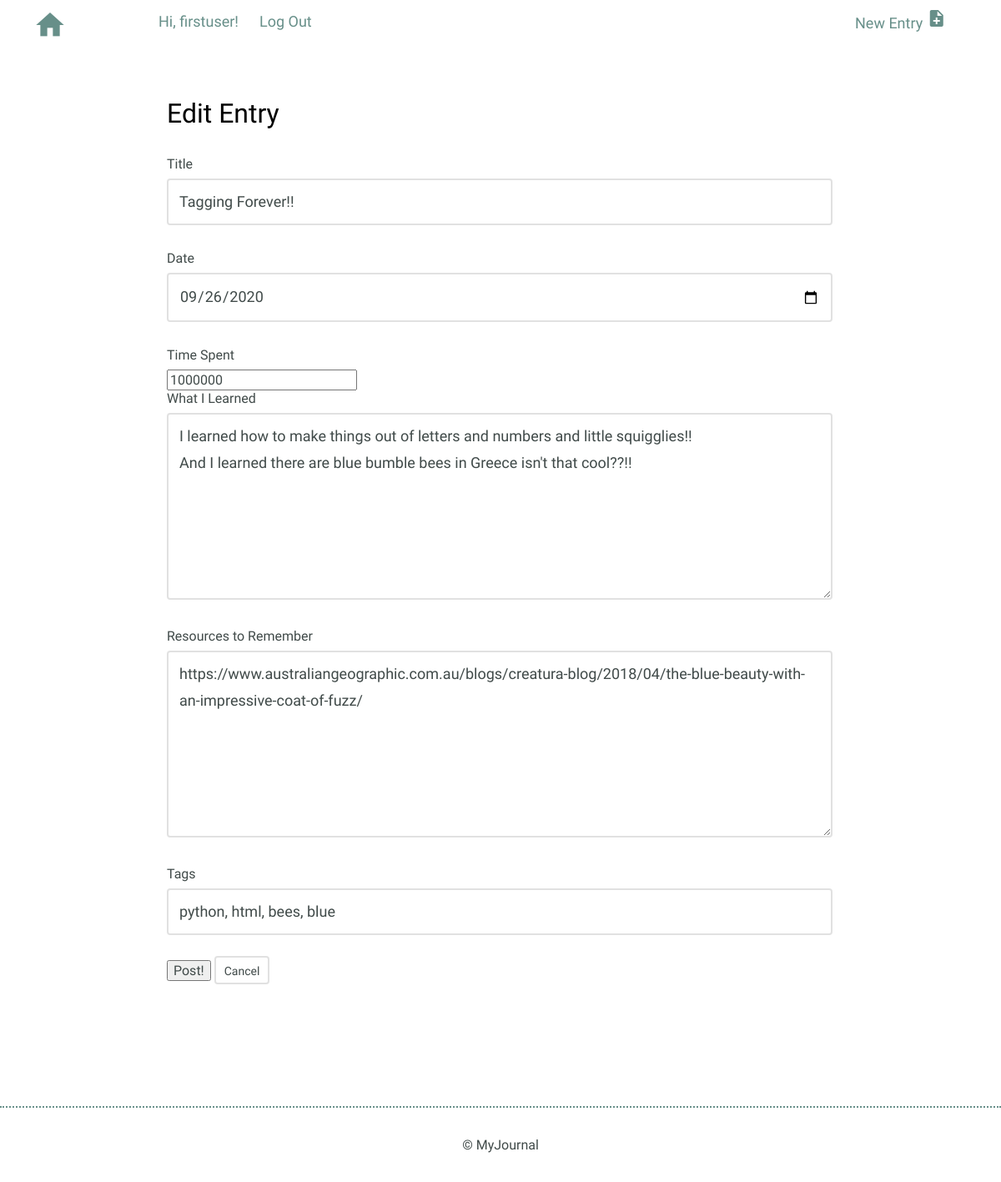
/entries/7/edit (signed in), run on the app's committed database.
### models.py (models this page shows, shortened)
class BaseModel(Model):
    class Meta:
        database = DATABASE

class User(UserMixin, BaseModel):
    username = CharField(unique=True)
    password = CharField(max_length=100)

class Entry(BaseModel):
    title = CharField(max_length=100)
    date = DateTimeField(default=datetime.datetime.now)
    time_spent = IntegerField(default=0)
    learned = TextField(null=False)
    remember = TextField(default=" ")

### app.py (the view, shortened to what this page needs)
@app.route("/entries/<id>/edit", methods=('GET', 'POST'))
@login_required
def edit(id):
    entry = models.Entry.select().where(models.Entry.id == id).get()
    tags_list = []
    for tag in get_tags(id):
        tags_list.append(tag.tag)
    tags = ", ".join(tags_list)
    form = forms.Post()
    return render_template("edit.html", form=form, id=id,
                            models=models, tags=tags)

### forms.py
class Post(Form):
    title = StringField(u"Title (Max. 100 characters)", validators=[
        DataRequired(),
        Length(max=100)
    ])
    date = DateField(default=datetime.date.today())
    time_spent = IntegerField(u"Time Spent (round to nearest hour)",
        validators=[
                    DataRequired(),
                ])
    learned = TextAreaField(u"What did you learn?", validators=[
                DataRequired(),
            ])
    remember = TextAreaField(u"Links and other things to remember")
    tags = StringField(u"Add tags, separated by a comma.")

### app.py (called while the page is built)
def get_tags(id):
    tags = (models.Tags
        .select()
        .join(models.EntryTags)
        .join(models.Entry)
        .where(models.Entry.id == id)
        .order_by(models.Tags.id)
        )
    return tags

@login_manager.user_loader
def load_user(userid):
    try:
        return models.User.get(models.User.id == userid)
    except models.DoesNotExist:
        return None

### templates/edit.html (shortened to what this page needs)
{% extends "layout.html" %}
{% block content %}
        <section>
            <div class="container">
                <div class="edit-entry">
                    <h2>Edit Entry</h2>
                    <form method="POST" action="">
                        {% set info = models.Entry.select().where(models.Entry.id==id).get() %}
                        <label for="title">Title</label>
                        {% set process = form.title.process_data(info.title) %}
                        {{ form.title() }}
                        <label for="date"> Date</label>
                        {% set process = form.date.process_data(info.date) %}
                        {{ form.date() }}
                        <label for="time_spent">Time Spent</label>
                        {% set process = form.time_spent.process_data(info.time_spent) %}
                        {{ form.time_spent() }}
                        <label for="learned">What I Learned</label>
                        {% set process = form.learned.process_data(info.learned) %}
                        {{ form.learned() }}
                        <label for="remember">Resources to Remember</label>
                        {% set process = form.remember.process_data(info.remember) %}
                        {{ form.remember() }}
                        <label for="Tags">Tags</label>
                        {% set process = form.tags.process_data(tags) %}
                        {{ form.tags() }}
                        <button type="submit" id="submit">Post!</button>
                        <a href="{{ url_for('index') }}" class="button button-secondary">Cancel</a>
                    </form>
                </div>
            </div>
        </section>
{% endblock %}

### templates/layout.html (shortened to what this page needs)
<!DOCTYPE html>
<html>
    <head>
        <link rel="stylesheet" href="../../static/css/normalize.css">
        <link rel="stylesheet" href="../../static/css/site.css">
    </head>
    <body>
        <header>
            <ul>
                <li><a class="logo" href="{{ url_for('index') }}"><i class="material-icons">home</i></a>
                </li>
                <li>{% if current_user.is_authenticated %}
                    Hi, {{ current_user.username }}!
                    {% endif %}</li>
                <li style="padding-left: 25px;">{% if current_user.is_authenticated %}
                    <a href="{{ url_for('logout') }}" style="text-decoration: none;">Log Out</a>
                    {% else %}
                    <a href="{{ url_for('login') }}" style="text-decoration: none;">Log In</a>
                    <a href="{{ url_for('register') }}" style="text-decoration: none;">Register</a>
                    {% endif %}</li>
                <li style="float: right; margin-right: 65px;"><a href="{{ url_for('create') }}"><span>New Entry</span> <i class="material-icons">note_add</i></a></li>
            </ul>
        </header>
        {% block content %}{% endblock %}
        <footer>
            <div>
                &copy; MyJournal
            </div>
        </footer>
    </body>
</html>

### static/css/site.css (style rules this page uses)
body { font-size: 16px; color: #404a49; font-family: 'Cousine', serif; font-weight: 400; margin: 0; padding: 0; }
.container { margin: 0 auto; padding: 0; }
header .logo i { color: #678f89; font-size: 40px; }
footer { text-align: center; padding: 35px 0; border-top: 2px dotted #678f89; }
ul { list-style-type: none; position: fixed; top: 0; width: 100%; background-color: white; padding-top: 10px; }
ul li { line-height: 1.8em; font-size: 18px; color: #678f89; float: left; }
ul li a { display: block; color: #678f89; width: 150px; text-decoration: none; float: left; }
.button { padding: 8px 10px 6px 10px; background: #678f89; border: 2px solid #678f89; border-radius: 4px; text-decoration: none; color: #FFF; position: relative; text-align: center; font-size: 14px; }
.button.button-secondary { background: #FFF; border: 2px solid #e1e1e1; color: #404a49; }
h1, h2, h3 { margin: 0; font-weight: 400; line-height: 1em; color: #000; }
h2 { font-size: 32px; }
.entry-list, .edit-entry, .new-entry { max-width: 800px; margin: 0 auto; padding: 70px 0 150px 0; }
.edit-entry h2, .new-entry h2 { margin-bottom: 35px; }
form label { display: block; margin-bottom: 8px; }
form input[type=text], form input[type=password], form input[type=date], form textarea { border: 2px solid #e1e1e1; font-size: 18px; line-height: 1.8em; padding:10px 13px; margin-bottom: 30px; border-radius: 4px; width: calc(100% - 32px); }
.edit-entry form textarea, .new-entry form textarea { min-height: 200px; }

### data on the page
User: username "firstuser"
Entry: title "Tagging Forever!!", date "09/26/2020", time_spent "1000000", learned "I learned how to make things out of letters and numbers and little squigglies!! And I learned there are blue bumble bees in Greece isn't that cool??!!", remember "https://www.australiangeographic.com.au/blogs/creatura-blog/2018/04/the-blue-beauty-with-an-impressive-coat-of-fuzz/"
